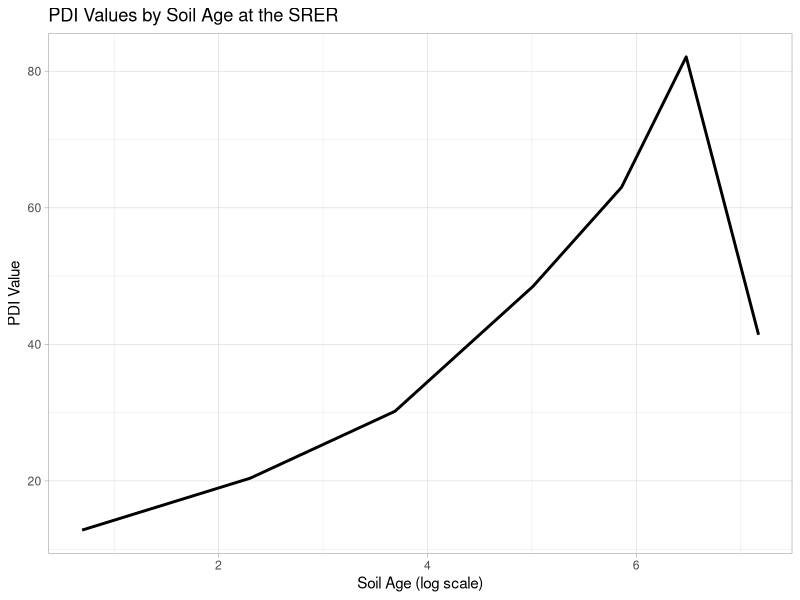
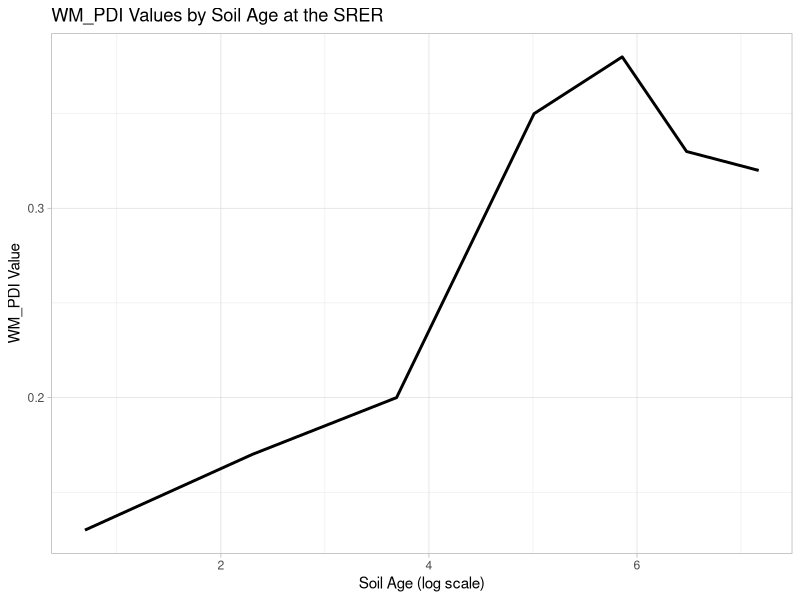
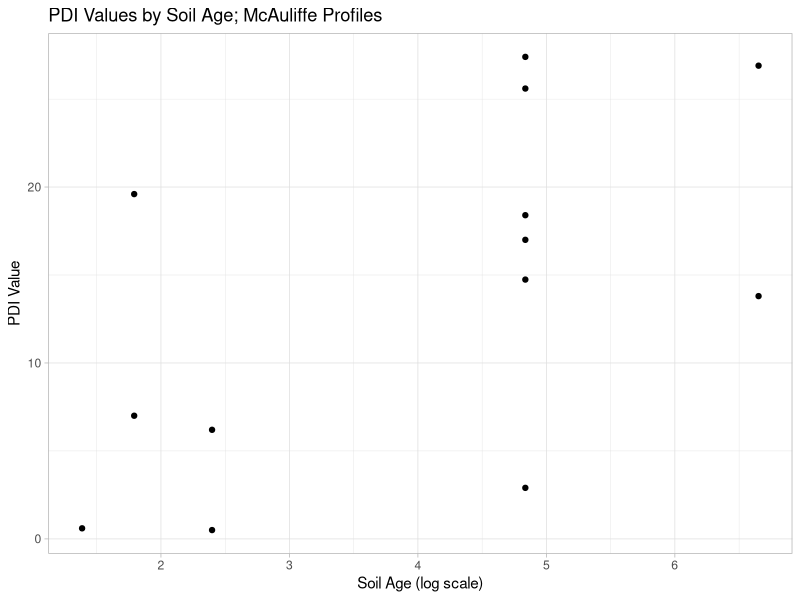
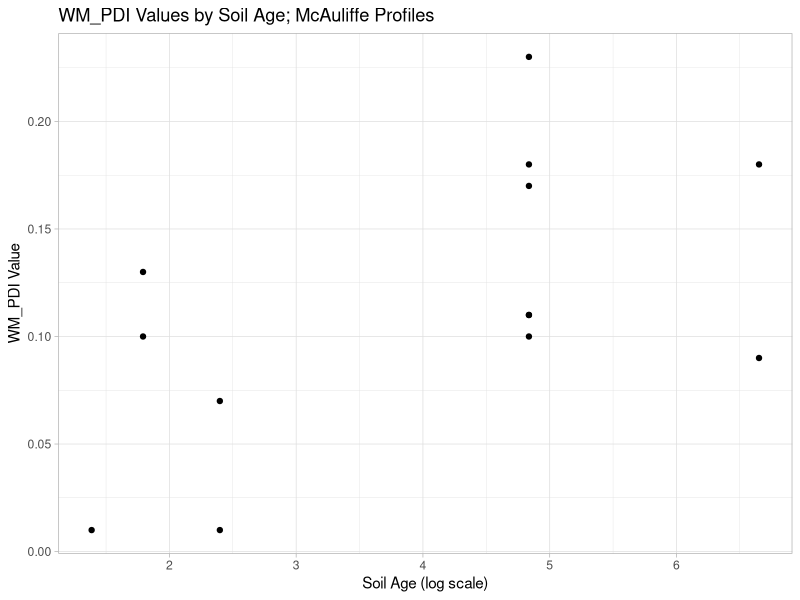
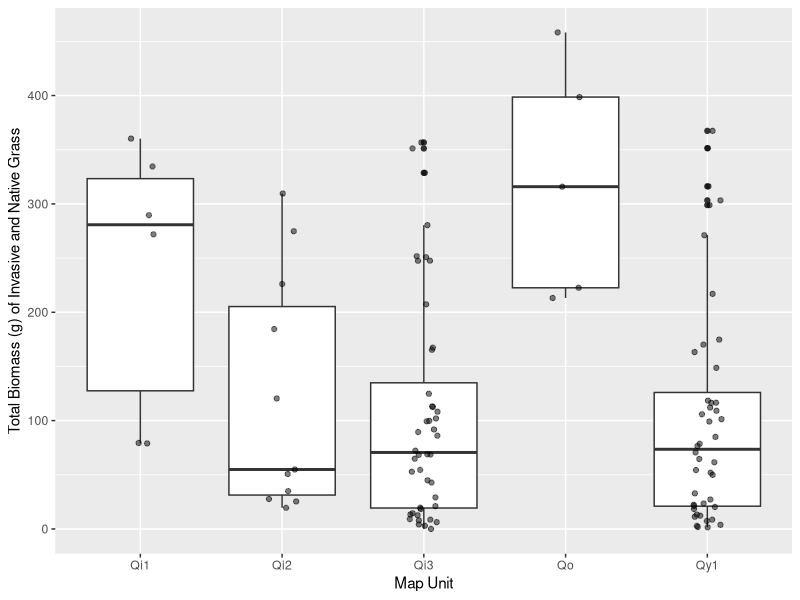
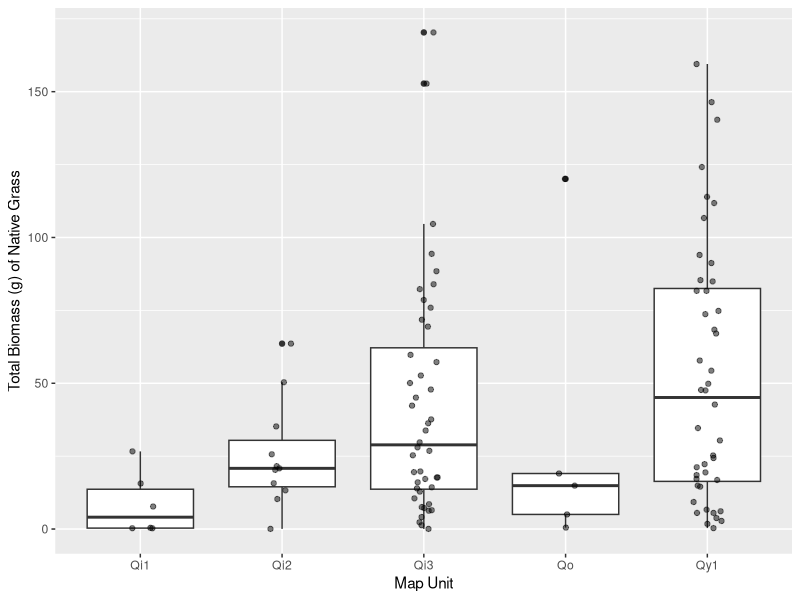
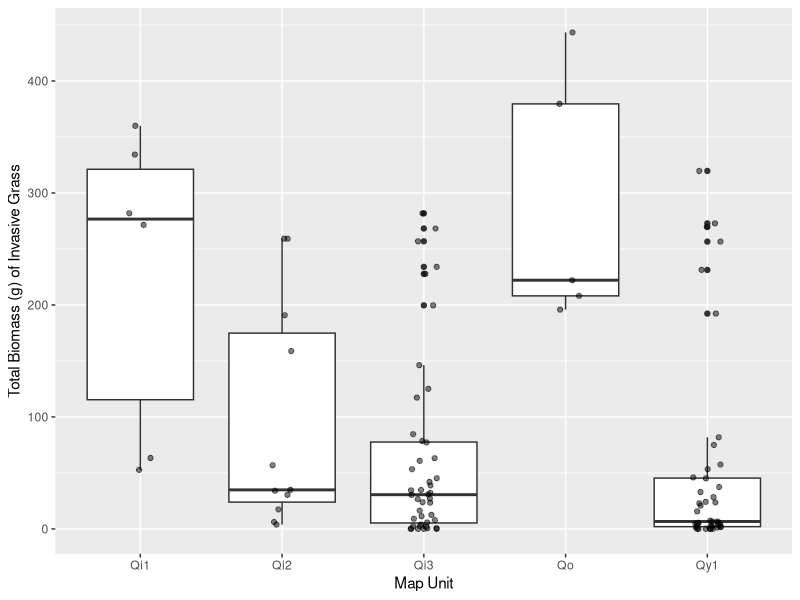
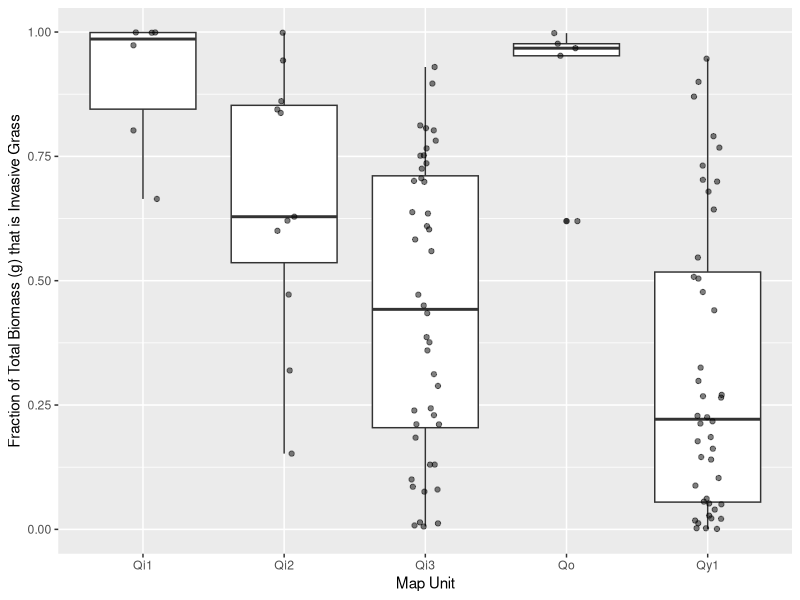

The R script that drew these images, in order:
## ---- chunk 1
library(tidyverse)
SRER <- read.csv("../data/SRER2.csv")

SRER1 <- mutate(SRER, age_log = log(Age))

ggplot(SRER1, aes(x = age_log))+
  geom_line(aes(y = PDI), linewidth = 1) +
  theme_light() +
  labs(title = "PDI Values by Soil Age at the SRER", x = "Soil Age (log scale)", y = "PDI Value")
## ---- chunk 2
ggplot(SRER1, aes(x = age_log))+
  geom_line(aes(y = WM_PDI), linewidth = 1) +
  theme_light() +
  labs(title = "WM_PDI Values by Soil Age at the SRER", x = "Soil Age (log scale)", y = "WM_PDI Value")
## ---- chunk 3
McAuliffe <- read.csv("../data/McAuliffe.csv")

McAuliffe1 <- mutate(McAuliffe, age_log = log(Age))

ggplot(McAuliffe1, aes(x = age_log))+
  geom_point(aes(y = PDI)) +
  theme_light() +
  labs(title = "PDI Values by Soil Age; McAuliffe Profiles", x = "Soil Age (log scale)", y = "PDI Value")
## ---- chunk 4
ggplot(McAuliffe1, aes(x = age_log))+
  geom_point(aes(y = WM_PDI)) +
  theme_light() +
  labs(title = "WM_PDI Values by Soil Age; McAuliffe Profiles", x = "Soil Age (log scale)", y = "WM_PDI Value")
## ---- chunk 5
Total_SRER <- read.csv("../data/SRER_compiled.csv")

Total_SRER1 <- Total_SRER %>% 
  mutate(MapUnit_12 = replace(MapUnit_12, MapUnit_12 == "Qy", "Qy1"))

Total_SRER2 <- full_join(Total_SRER1, SRER1, join_by(MapUnit_12 == Site))

## ---- chunk 6
rename_SRER <- Total_SRER2 %>% 
  rename(pasture = PASTURE, burn_status = BURN.STATUS, grazing_status = Grazing.Status, map_unit = MapUnit_12,
         utm_x = UTM_X, utn_y = UTM_Y, elevation_m = Elevation..m., map_mm_yr = Predicted.MAP..mm.yr.,
         avg_npg_biomass = Average.NPG.Biomass..g.m..., sd_npg_biomass = Std.Dev.NPG.Biomass,
         avg_ipg_biomass = Average.IPG.Biomass..g.m..., sd_ipg_biomass = Std.Dev.IPG.Biomass,
         totalgrass_biomass = Total.Grass.Biomass..g.m..., fraction_invasive_biomass = Fraction.Invasive.Biomass,
         boxcox_Map_mm_yr = Predicted.MAP..mm.yr..X, boxcox_avg_npg_biomass = Average.NPG.Biomass..g.m....X,
         boxcox_avg_ipg_biomass = Average.IPG.Biomass..g.m....X, boxcox_totalgrass_biomass = Total.Grass.Biomass..g.m....X) %>% 
  filter(!map_unit %in% c("Qi4", "Qy2"))

ggplot(rename_SRER, aes(x = map_unit, y = totalgrass_biomass)) +
  geom_boxplot() +
  geom_jitter(alpha = 0.5, width = 0.1) +
  labs(x = "Map Unit", y = "Total Biomass (g) of Invasive and Native Grass")
## ---- chunk 7
ggplot(rename_SRER, aes(x = map_unit, y = avg_npg_biomass)) +
  geom_boxplot() +
  geom_jitter(alpha = 0.5, width = 0.1) +
  labs(x = "Map Unit", y = "Total Biomass (g) of Native Grass")
## ---- chunk 8
ggplot(rename_SRER, aes(x = map_unit, y = avg_ipg_biomass)) +
  geom_boxplot() +
  geom_jitter(alpha = 0.5, width = 0.1) +
  labs(x = "Map Unit", y = "Total Biomass (g) of Invasive Grass")
## ---- chunk 9
ggplot(rename_SRER, aes(x = map_unit, y = fraction_invasive_biomass)) +
  geom_boxplot() +
  geom_jitter(alpha = 0.5, width = 0.1) +
  labs(x = "Map Unit", y = "Fraction of Total Biomass (g) that is Invasive Grass")
## ---- chunk 10
ggplot(rename_SRER, aes(x = map_mm_yr, y = totalgrass_biomass)) +
  geom_point() +
  geom_smooth(method = "lm", se = F) +
  labs(x = "Average Annual Precipitation (mm)", y = "Total Biomass (g) of Invasive and Native Grass")
## ---- chunk 11
ggplot(rename_SRER, aes(x = map_mm_yr, y = avg_npg_biomass)) +
  geom_point() +
  geom_smooth(method = "lm", se = F) +
  labs(x = "Average Annual Precipitation (mm)", y = "Total Biomass (g) of Native Grass")
## ---- chunk 12
ggplot(rename_SRER, aes(x = map_mm_yr, y = avg_ipg_biomass)) +
  geom_point() +
  geom_smooth(method = "lm", se = F) +
  labs(x = "Average Annual Precipitation (mm)", y = "Total Biomass (g) of Invasive Grass")
## ---- chunk 13
ggplot(rename_SRER, aes(x = map_mm_yr, y = fraction_invasive_biomass)) +
  geom_point() +
  geom_smooth(method = "lm", se = F) +
  labs(x = "Average Annual Precipitation (mm)", y = "Fraction of Total Biomass (g) that is Invasive Grass")
## ---- chunk 14
ggplot(rename_SRER, aes(x = PDI, y = totalgrass_biomass)) +
  geom_point() +
  geom_smooth(method = "lm", se = F) +
  labs(x = "PDI Value", y = "Total Biomass (g) of Invasive and Native Grass")
## ---- chunk 15
ggplot(rename_SRER, aes(x = PDI, y = avg_npg_biomass)) +
  geom_point() +
  geom_smooth(method = "lm", se = F) +
  labs(x = "PDI Value", y = "Total Biomass (g) of Native Grass")
## ---- chunk 16
ggplot(rename_SRER, aes(x = PDI, y = avg_ipg_biomass)) +
  geom_point() +
  geom_smooth(method = "lm", se = F) +
  labs(x = "PDI Value", y = "Total Biomass (g) of Invasive Grass")
## ---- chunk 17
ggplot(rename_SRER, aes(x = PDI, y = fraction_invasive_biomass)) +
  geom_point() +
  geom_smooth(method = "lm", se = F) +
  labs(x = "PDI Value", y = "Fraction of Total Biomass (g) that is Invasive Grass")
## ---- chunk 18
ggplot(rename_SRER, aes(x = WM_PDI, y = totalgrass_biomass)) +
  geom_point() +
  geom_smooth(method = "lm", se = F) +
  labs(x = "WM_PDI Value", y = "Total Biomass (g) of Invasive and Native Grass")
## ---- chunk 19
ggplot(rename_SRER, aes(x = WM_PDI, y = avg_npg_biomass)) +
  geom_point() +
  geom_smooth(method = "lm", se = F) +
  labs(x = "WM_PDI Value", y = "Total Biomass (g) of Native Grass")
## ---- chunk 20
ggplot(rename_SRER, aes(x = WM_PDI, y = avg_ipg_biomass)) +
  geom_point() +
  geom_smooth(method = "lm", se = F) +
  labs(x = "WM_PDI Value", y = "Total Biomass (g) of Invasive Grass")
## ---- chunk 21
ggplot(rename_SRER, aes(x = WM_PDI, y = fraction_invasive_biomass)) +
  geom_point() +
  geom_smooth(method = "lm", se = F) +
  labs(x = "WM_PDI Value", y = "Fraction of Total Biomass (g) that is Invasive Grass")
## ---- chunk 22

## ---- chunk 23

## ---- chunk 24
